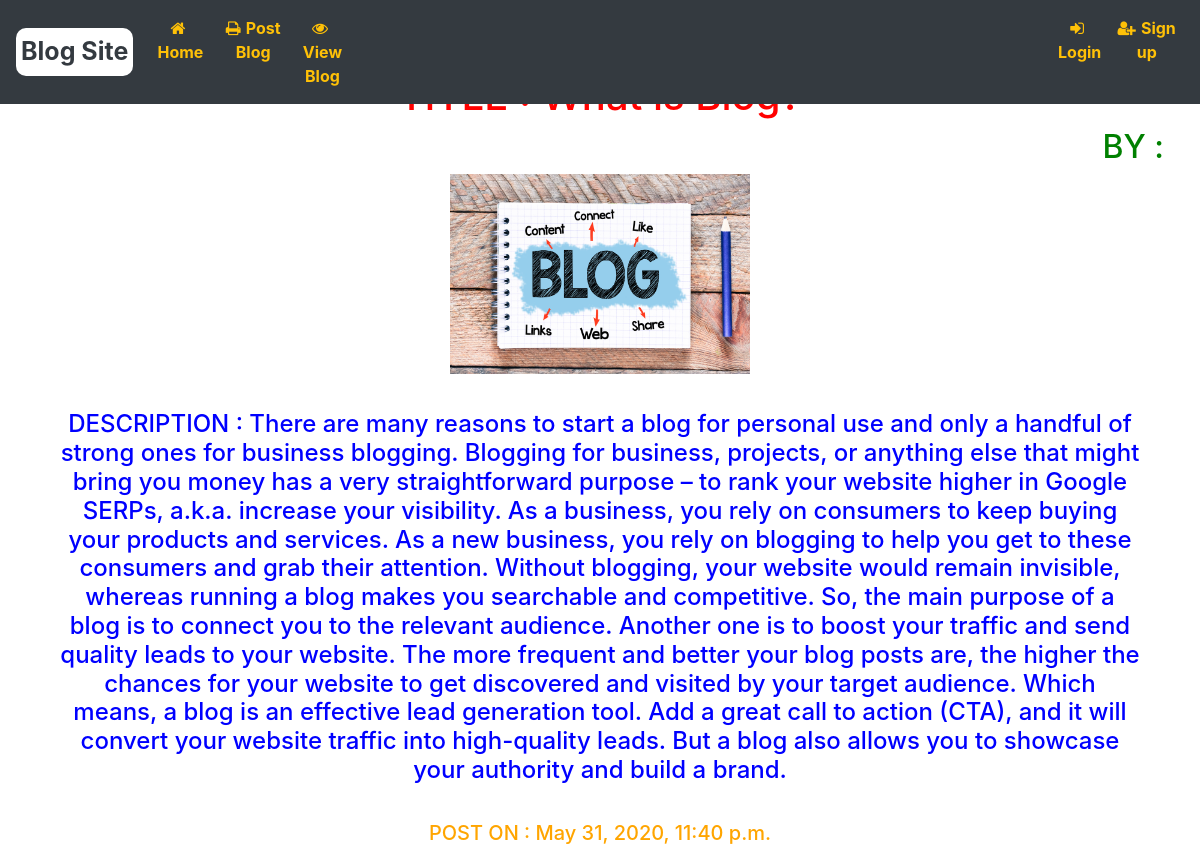
/Detail/11, run on the app's committed database.
### Blog_Application/models.py (models this page shows)
class Post_blog_form(models.Model):
    Title = models.CharField(max_length=200)
    Description = models.TextField()
    Pic = models.FileField(upload_to='images/')
    Author = models.CharField(max_length=50)
    Date_time = models.DateTimeField(default=datetime.now)

### Blog_Application/views.py (the view)
# urls.py: path('Detail/<pk>',views.DetailViewBlog.as_view()),
class DetailViewBlog(DetailView):
    model = Post_blog_form

### templates/Blog_Application/post_blog_form_detail.html (shortened to what this page needs)
{% extends 'Blog_Application/base.html' %}
{% load static%}
{% block parentblock %}
{% if post_blog_form %}
<h1 id="ab">TITLE : {{post_blog_form.Title}}</h1>
<h2>BY : {{post_blog_form.Author}}</h2>
<img src="{{post_blog_form.Pic.url}}" height="100px" width="150px" alt="Blog Image">
<h4>DESCRIPTION : {{post_blog_form.Description}}</h4>
<h5>POST ON : {{post_blog_form.Date_time}}</h5>
{%endif%}
{%endblock%}

### templates/Blog_Application/post_blog_form_detail.html (style rules this page uses)
#ab { margin-top:6%; text-align: center; color: red; }
h2 { text-align:right; color:green; margin-right:3%; }
img { display:block; margin-left: auto; margin-right: auto; width:300px; height:200px; }
h4 { margin-top: 3%; margin-left: 5%; margin-right: 5%; color: blue; text-align:center; }
h5 { text-align: center; margin-top:3%; color: orange; }

### data on the page
Post_blog_form: Pic (picture), Description "There are many reasons to start a blog for personal use and only a handful of strong ones for business blogging. Blogging for business, projects, or anything else that might bring you money has a very straightforward purpose – to rank your website higher in Google SERPs, a.k.a. increase your visibility. As a business, you rely on consumers to keep buying your products and services. As a new business, you rely on blogging to help you get to these consumers and grab their attention. Without blogging, your website would remain invisible, whereas running a blog makes you searchable and competitive. So, the main purpose of a blog is to connect you to the relevant audience. Another one is to…", Date_time "May 31, 2020, 11:40 p.m."
